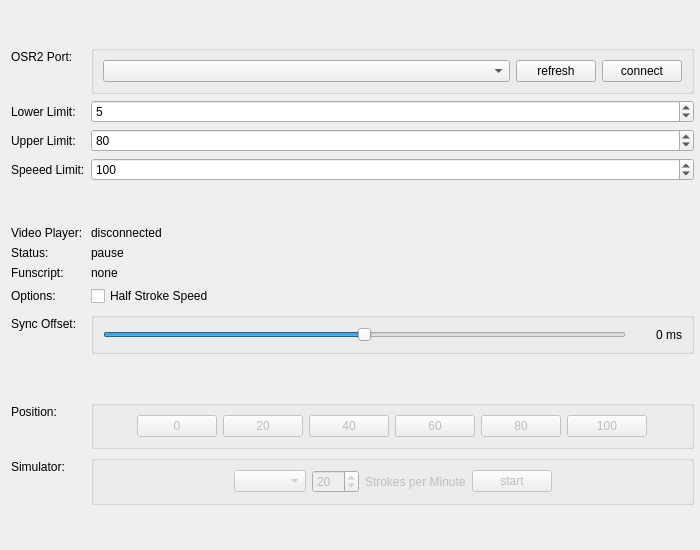
<?xml version="1.0" encoding="UTF-8"?>
<ui version="4.0">
 <class>Form</class>
 <widget class="QWidget" name="Form">
  <property name="geometry">
   <rect>
    <x>0</x>
    <y>0</y>
    <width>700</width>
    <height>550</height>
   </rect>
  </property>
  <property name="windowTitle">
   <string>Form</string>
  </property>
  <layout class="QFormLayout" name="mainLayout">
   <property name="sizeConstraint">
    <enum>QLayout::SetDefaultConstraint</enum>
   </property>
   <property name="horizontalSpacing">
    <number>6</number>
   </property>
   <property name="verticalSpacing">
    <number>6</number>
   </property>
   <property name="topMargin">
    <number>6</number>
   </property>
   <property name="rightMargin">
    <number>6</number>
   </property>
   <property name="bottomMargin">
    <number>6</number>
   </property>
   <item row="0" column="1">
    <spacer name="verticalSpacerTop">
     <property name="orientation">
      <enum>Qt::Vertical</enum>
     </property>
     <property name="sizeHint" stdset="0">
      <size>
       <width>20</width>
       <height>40</height>
      </size>
     </property>
    </spacer>
   </item>
   <item row="3" column="0">
    <widget class="QLabel" name="labelPort">
     <property name="text">
      <string>OSR2 Port:</string>
     </property>
    </widget>
   </item>
   <item row="3" column="1">
    <widget class="QGroupBox" name="portGroupBox">
     <property name="sizePolicy">
      <sizepolicy hsizetype="Preferred" vsizetype="Minimum">
       <horstretch>0</horstretch>
       <verstretch>0</verstretch>
      </sizepolicy>
     </property>
     <property name="title">
      <string/>
     </property>
     <layout class="QHBoxLayout" name="horizontalLayout_2">
      <item>
       <widget class="QComboBox" name="portsComboBox">
        <property name="sizePolicy">
         <sizepolicy hsizetype="MinimumExpanding" vsizetype="Fixed">
          <horstretch>0</horstretch>
          <verstretch>0</verstretch>
         </sizepolicy>
        </property>
       </widget>
      </item>
      <item>
       <widget class="QPushButton" name="refreshPortsButton">
        <property name="text">
         <string>refresh</string>
        </property>
       </widget>
      </item>
      <item>
       <widget class="QPushButton" name="osr2ConnectButton">
        <property name="text">
         <string>connect</string>
        </property>
       </widget>
      </item>
     </layout>
    </widget>
   </item>
   <item row="5" column="0">
    <widget class="QLabel" name="labelLowerLimit">
     <property name="text">
      <string>Lower Limit:</string>
     </property>
    </widget>
   </item>
   <item row="5" column="1">
    <widget class="QSpinBox" name="lowerLimitSpinBox">
     <property name="sizePolicy">
      <sizepolicy hsizetype="MinimumExpanding" vsizetype="Fixed">
       <horstretch>0</horstretch>
       <verstretch>0</verstretch>
      </sizepolicy>
     </property>
     <property name="maximum">
      <number>98</number>
     </property>
     <property name="singleStep">
      <number>5</number>
     </property>
     <property name="value">
      <number>5</number>
     </property>
    </widget>
   </item>
   <item row="6" column="0">
    <widget class="QLabel" name="labelUpperLimit">
     <property name="text">
      <string>Upper Limit:</string>
     </property>
    </widget>
   </item>
   <item row="6" column="1">
    <widget class="QSpinBox" name="upperLimitSpinBox">
     <property name="sizePolicy">
      <sizepolicy hsizetype="MinimumExpanding" vsizetype="Fixed">
       <horstretch>0</horstretch>
       <verstretch>0</verstretch>
      </sizepolicy>
     </property>
     <property name="minimum">
      <number>1</number>
     </property>
     <property name="singleStep">
      <number>5</number>
     </property>
     <property name="value">
      <number>80</number>
     </property>
    </widget>
   </item>
   <item row="8" column="1">
    <spacer name="verticalSpacerSplit1">
     <property name="orientation">
      <enum>Qt::Vertical</enum>
     </property>
     <property name="sizeHint" stdset="0">
      <size>
       <width>20</width>
       <height>40</height>
      </size>
     </property>
    </spacer>
   </item>
   <item row="9" column="0">
    <widget class="QLabel" name="labelWhirligig">
     <property name="text">
      <string>Video Player:</string>
     </property>
    </widget>
   </item>
   <item row="9" column="1">
    <widget class="QLabel" name="whirligigTimeserverLabel">
     <property name="text">
      <string>disconnected</string>
     </property>
    </widget>
   </item>
   <item row="10" column="0">
    <widget class="QLabel" name="labelStatus">
     <property name="text">
      <string>Status:</string>
     </property>
    </widget>
   </item>
   <item row="10" column="1">
    <widget class="QLabel" name="playerStatusLabel">
     <property name="text">
      <string>pause</string>
     </property>
    </widget>
   </item>
   <item row="11" column="0">
    <widget class="QLabel" name="labelFunscript">
     <property name="text">
      <string>Funscript:</string>
     </property>
    </widget>
   </item>
   <item row="11" column="1">
    <widget class="QLabel" name="funscriptLabel">
     <property name="text">
      <string>none</string>
     </property>
    </widget>
   </item>
   <item row="13" column="0">
    <widget class="QLabel" name="labelOffset">
     <property name="text">
      <string>Sync Offset:</string>
     </property>
    </widget>
   </item>
   <item row="13" column="1">
    <widget class="QGroupBox" name="offsetGroupBox">
     <property name="title">
      <string/>
     </property>
     <layout class="QHBoxLayout" name="horizontalLayout_4">
      <item>
       <widget class="QSlider" name="offsetSlider">
        <property name="minimum">
         <number>-100</number>
        </property>
        <property name="maximum">
         <number>100</number>
        </property>
        <property name="orientation">
         <enum>Qt::Horizontal</enum>
        </property>
       </widget>
      </item>
      <item>
       <widget class="QLabel" name="offsetLabel">
        <property name="minimumSize">
         <size>
          <width>50</width>
          <height>0</height>
         </size>
        </property>
        <property name="text">
         <string>0 ms</string>
        </property>
        <property name="alignment">
         <set>Qt::AlignRight|Qt::AlignTrailing|Qt::AlignVCenter</set>
        </property>
       </widget>
      </item>
     </layout>
    </widget>
   </item>
   <item row="15" column="1">
    <spacer name="verticalSpacer_2">
     <property name="orientation">
      <enum>Qt::Vertical</enum>
     </property>
     <property name="sizeHint" stdset="0">
      <size>
       <width>20</width>
       <height>40</height>
      </size>
     </property>
    </spacer>
   </item>
   <item row="16" column="0">
    <widget class="QLabel" name="labelPosition">
     <property name="text">
      <string>Position:</string>
     </property>
    </widget>
   </item>
   <item row="16" column="1">
    <widget class="QGroupBox" name="positionGroupBox">
     <property name="enabled">
      <bool>false</bool>
     </property>
     <property name="sizePolicy">
      <sizepolicy hsizetype="Preferred" vsizetype="Preferred">
       <horstretch>0</horstretch>
       <verstretch>0</verstretch>
      </sizepolicy>
     </property>
     <property name="title">
      <string/>
     </property>
     <layout class="QHBoxLayout" name="horizontalLayout">
      <item>
       <spacer name="horizontalSpacerLeft">
        <property name="orientation">
         <enum>Qt::Horizontal</enum>
        </property>
        <property name="sizeHint" stdset="0">
         <size>
          <width>40</width>
          <height>20</height>
         </size>
        </property>
       </spacer>
      </item>
      <item>
       <widget class="QPushButton" name="position0Button">
        <property name="text">
         <string>0</string>
        </property>
       </widget>
      </item>
      <item>
       <widget class="QPushButton" name="position20Button">
        <property name="text">
         <string>20</string>
        </property>
       </widget>
      </item>
      <item>
       <widget class="QPushButton" name="position40Button">
        <property name="text">
         <string>40</string>
        </property>
       </widget>
      </item>
      <item>
       <widget class="QPushButton" name="position60Button">
        <property name="text">
         <string>60</string>
        </property>
       </widget>
      </item>
      <item>
       <widget class="QPushButton" name="position80Button">
        <property name="text">
         <string>80</string>
        </property>
       </widget>
      </item>
      <item>
       <widget class="QPushButton" name="position100Button">
        <property name="text">
         <string>100</string>
        </property>
       </widget>
      </item>
      <item>
       <spacer name="horizontalSpacerRight">
        <property name="orientation">
         <enum>Qt::Horizontal</enum>
        </property>
        <property name="sizeHint" stdset="0">
         <size>
          <width>40</width>
          <height>20</height>
         </size>
        </property>
       </spacer>
      </item>
     </layout>
    </widget>
   </item>
   <item row="18" column="0">
    <widget class="QLabel" name="label">
     <property name="text">
      <string>Simulator:</string>
     </property>
    </widget>
   </item>
   <item row="18" column="1">
    <widget class="QGroupBox" name="simulatorGroupBox">
     <property name="enabled">
      <bool>false</bool>
     </property>
     <property name="title">
      <string/>
     </property>
     <layout class="QHBoxLayout" name="horizontalLayout_20">
      <item>
       <spacer name="horizontalSpacer">
        <property name="orientation">
         <enum>Qt::Horizontal</enum>
        </property>
        <property name="sizeHint" stdset="0">
         <size>
          <width>40</width>
          <height>20</height>
         </size>
        </property>
       </spacer>
      </item>
      <item>
       <widget class="QComboBox" name="simulatorModeComboBox"/>
      </item>
      <item>
       <widget class="QSpinBox" name="strokesSpinBox">
        <property name="minimum">
         <number>5</number>
        </property>
        <property name="maximum">
         <number>200</number>
        </property>
        <property name="singleStep">
         <number>5</number>
        </property>
        <property name="value">
         <number>20</number>
        </property>
       </widget>
      </item>
      <item>
       <widget class="QLabel" name="label_2">
        <property name="text">
         <string>Strokes per Minute</string>
        </property>
       </widget>
      </item>
      <item>
       <widget class="QPushButton" name="simulatorStartStopButton">
        <property name="text">
         <string>start</string>
        </property>
       </widget>
      </item>
      <item>
       <spacer name="horizontalSpacer_2">
        <property name="orientation">
         <enum>Qt::Horizontal</enum>
        </property>
        <property name="sizeHint" stdset="0">
         <size>
          <width>40</width>
          <height>20</height>
         </size>
        </property>
       </spacer>
      </item>
     </layout>
    </widget>
   </item>
   <item row="19" column="1">
    <spacer name="verticalSpacerBottom">
     <property name="orientation">
      <enum>Qt::Vertical</enum>
     </property>
     <property name="sizeHint" stdset="0">
      <size>
       <width>20</width>
       <height>40</height>
      </size>
     </property>
    </spacer>
   </item>
   <item row="12" column="1">
    <widget class="QCheckBox" name="halfStrokeCheckBox">
     <property name="text">
      <string>Half Stroke Speed</string>
     </property>
    </widget>
   </item>
   <item row="12" column="0">
    <widget class="QLabel" name="label_3">
     <property name="text">
      <string>Options:</string>
     </property>
    </widget>
   </item>
   <item row="7" column="0">
    <widget class="QLabel" name="label_4">
     <property name="text">
      <string>Speeed Limit:</string>
     </property>
    </widget>
   </item>
   <item row="7" column="1">
    <widget class="QSpinBox" name="speedLimitSpinBox">
     <property name="sizePolicy">
      <sizepolicy hsizetype="MinimumExpanding" vsizetype="Fixed">
       <horstretch>0</horstretch>
       <verstretch>0</verstretch>
      </sizepolicy>
     </property>
     <property name="maximum">
      <number>2000</number>
     </property>
     <property name="singleStep">
      <number>5</number>
     </property>
     <property name="value">
      <number>100</number>
     </property>
    </widget>
   </item>
  </layout>
 </widget>
 <resources/>
 <connections/>
</ui>
